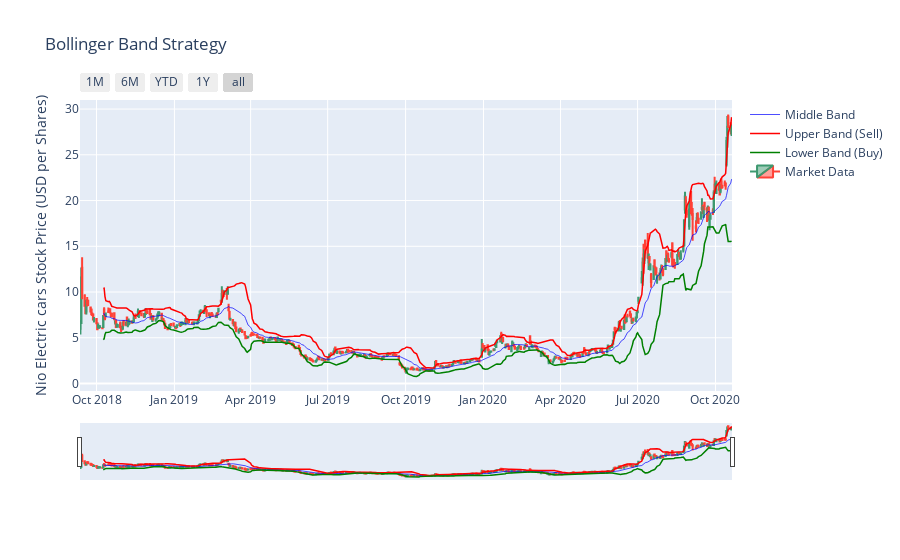

Here is the notebook cell this chart was saved with:
### Code cell
fig = go.Figure()
fig.add_trace(go.Scatter(x = nio_df.index, y = nio_df['Middle Band'],line = dict(color = 'blue', width = .7), name = 'Middle Band'))
fig.add_trace(go.Scatter(x = nio_df.index, y = nio_df['Upper Band'],line = dict(color = 'red', width = 1.5), name = 'Upper Band (Sell)'))
fig.add_trace(go.Scatter(x = nio_df.index, y = nio_df['Lower Band'],line = dict(color = 'green', width = 1.5), name = 'Lower Band (Buy)'))
fig.add_trace(go.Candlestick(x = nio_df.index,open = nio_df['Open'], high = nio_df['High'], low = nio_df['Low'], close = nio_df['Close'], name = 'Market Data'))
fig.update_layout(title = 'Bollinger Band Strategy', yaxis_title = 'Nio Electric cars Stock Price (USD per Shares)')
fig.update_xaxes(rangeslider_visible = True,rangeselector = dict(buttons = list([dict(count = 1, label = "1M", step = "month", stepmode = "backward"), dict(count = 6, label = "6M", step = "month", stepmode = "backward"), dict(count = 1, label = "YTD", step = "year", stepmode = "todate"), dict(count = 1, label = "1Y", step = "year", stepmode="backward"), dict(step="all")])))
fig.show()

### Figure 1 — Plotly figure (JSON) as saved in the notebook; plotly's stock layout.template omitted (floating-point values rounded to 4 significant figures; data arrays with more than 128 entries replaced by an {"elided": "..."} marker saying what was removed)
{"data": [{"line": {"color": "blue", "width": 0.7}, "name": "Middle Band", "type": "scatter", "x": {"elided": "531 str values"}, "y": {"elided": "531 float values"}}, {"line": {"color": "red", "width": 1.5}, "name": "Upper Band (Sell)", "type": "scatter", "x": {"elided": "531 str values"}, "y": {"elided": "531 float values"}}, {"line": {"color": "green", "width": 1.5}, "name": "Lower Band (Buy)", "type": "scatter", "x": {"elided": "531 str values"}, "y": {"elided": "531 float values"}}, {"close": {"elided": "531 float values"}, "high": {"elided": "531 float values"}, "low": {"elided": "531 float values"}, "name": "Market Data", "open": {"elided": "531 float values"}, "type": "candlestick", "x": {"elided": "531 str values"}}], "layout": {"title": {"text": "Bollinger Band Strategy"}, "xaxis": {"rangeselector": {"buttons": [{"count": 1, "label": "1M", "step": "month", "stepmode": "backward"}, {"count": 6, "label": "6M", "step": "month", "stepmode": "backward"}, {"count": 1, "label": "YTD", "step": "year", "stepmode": "todate"}, {"count": 1, "label": "1Y", "step": "year", "stepmode": "backward"}, {"step": "all"}]}, "rangeslider": {"visible": true}}, "yaxis": {"title": {"text": "Nio Electric cars Stock Price (USD per Shares)"}}}}
